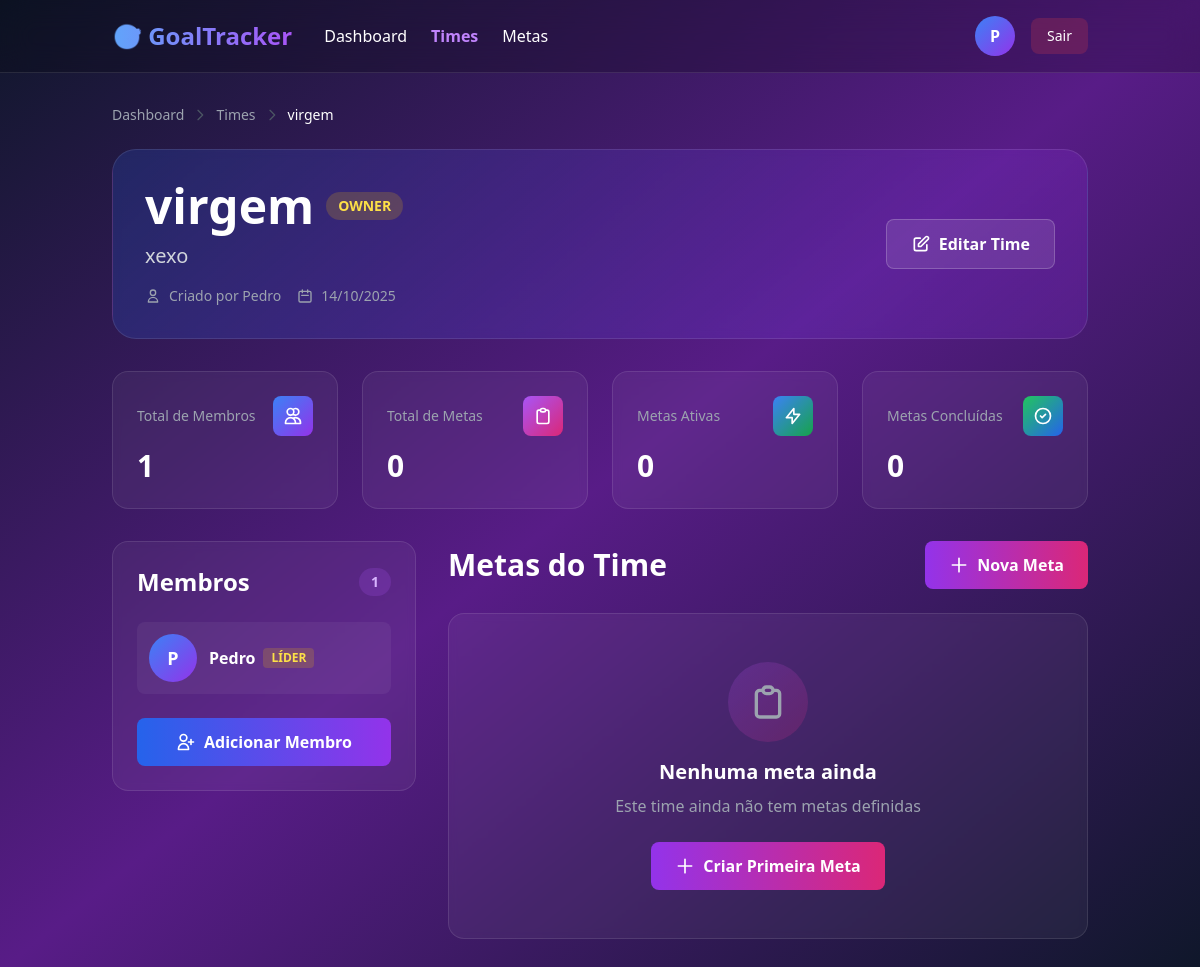
Before: /team/4/ (signed in) with the older database file.
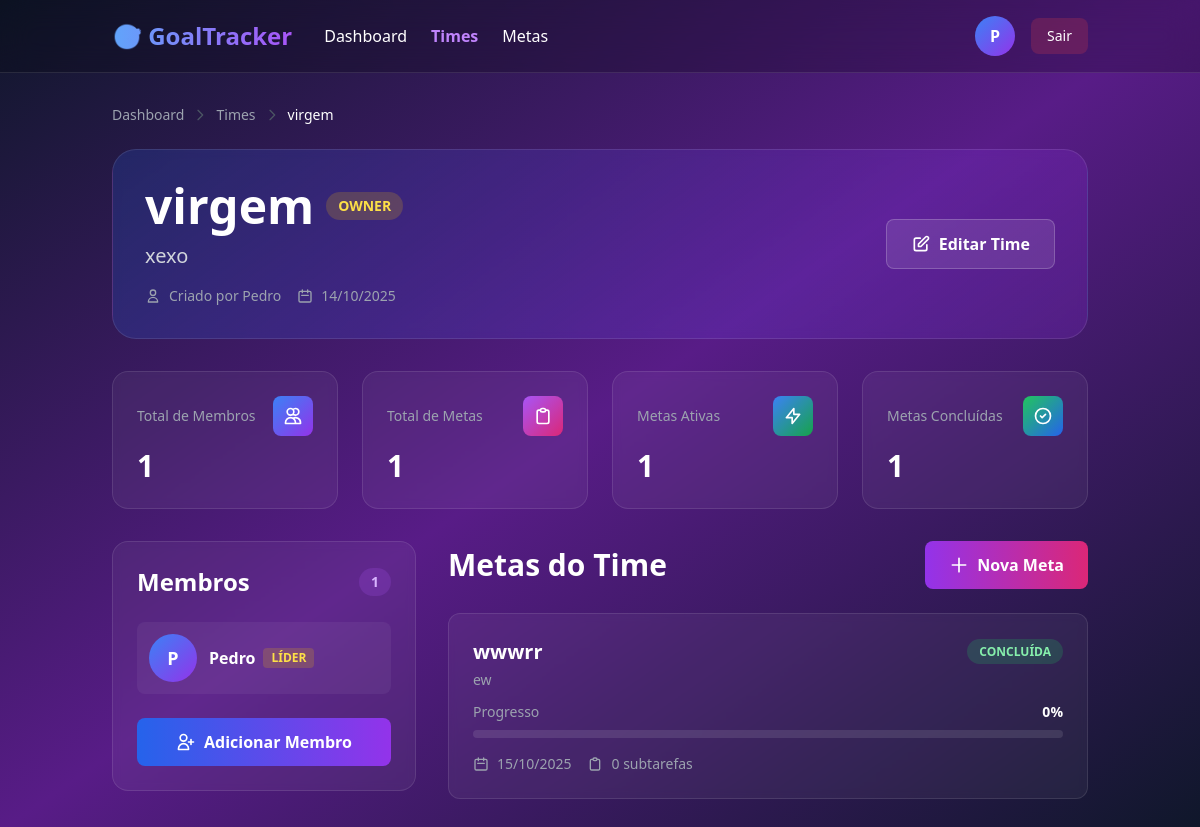
After: the same page with the newer database file.
### teams/models.py (models this page shows, shortened)
class Team(models.Model):
    name = models.CharField(max_length=150)
    description = models.TextField(blank=True)
    owner = models.ForeignKey(CustomUser, on_delete=models.CASCADE, related_name='owned_teams')
    members = models.ManyToManyField(CustomUser, related_name="teams", blank=True)
    created_at = models.DateTimeField(auto_now_add=True)

### users/models.py (models this page shows, shortened)
class CustomUser(AbstractUser):
    photo = models.ImageField(upload_to="profiles/", blank=True, null=True)
    role = models.CharField(max_length=100, blank=True, null=True)

### goals/models.py (models this page shows, shortened)
class Goal(models.Model):
    STATUS_CHOICES = [
        ('pending', 'Pendente'),
        ('in_progress', 'Em Progresso'),
        ('completed', 'Concluída'),
    ]
    team = models.ForeignKey(Team, on_delete=models.CASCADE, related_name="goals")
    title = models.CharField(max_length=150, unique=True)
    description = models.TextField()
    deadline = models.DateField()
    status = models.CharField(max_length=20, choices=STATUS_CHOICES, default="pending")
    created_at = models.DateTimeField(auto_now_add=True)
    updated_at = models.DateTimeField(auto_now=True)
    @property
    def progress(self):
        total = self.subtasks.count()
        if total == 0:
            return 0
        completed = self.subtasks.filter(is_completed=True).count()
        return int((completed / total) * 100)

### teams/views.py (the view)
# urls.py: path("<int:pk>/", TeamDetailView.as_view(), name="team-detail"),
class TeamDetailView(LoginRequiredMixin, DetailView):
    model = Team
    template_name = "teams/team_detail.html"
    context_object_name = "team"

### templates/teams/team_detail.html (shortened to what the changed rows need)
{% load static %}
<!DOCTYPE html>
<html lang="pt-BR">
<head>
    <script src="https://cdn.tailwindcss.com"></script>
</head>
<body class="bg-gradient-to-br from-slate-900 via-purple-900 to-slate-900 text-white min-h-screen">
    <nav class="bg-black/20 backdrop-blur-lg border-b border-white/10">
        <div class="container mx-auto px-6 py-4">
            <div class="flex justify-between items-center">
                <div class="flex items-center gap-4">
                    <div class="flex items-center gap-3">
                        {% if user.photo %}
                        <img src="{{ user.photo.url }}" alt="{{ user.username }}" class="w-10 h-10 rounded-full border-2 border-purple-500">
                        {% else %}
                        <div class="w-10 h-10 rounded-full bg-gradient-to-br from-blue-500 to-purple-600 flex items-center justify-center font-bold">
                            {{ user.username|first|upper }}
                        </div>
                        {% endif %}
                    </div>
                </div>
            </div>
        </div>
    </nav>
    <div class="container mx-auto px-6 py-8">
        <div class="flex items-center gap-2 text-sm mb-6">
            <a href="{% url 'core:dashboard' %}" class="text-gray-400 hover:text-white transition">Dashboard</a>
            <svg class="w-4 h-4 text-gray-600" fill="none" stroke="currentColor" viewBox="0 0 24 24">
                <path stroke-linecap="round" stroke-linejoin="round" stroke-width="2" d="M9 5l7 7-7 7"/>
            </svg>
            <a href="{% url 'team-list' %}" class="text-gray-400 hover:text-white transition">Times</a>
            <svg class="w-4 h-4 text-gray-600" fill="none" stroke="currentColor" viewBox="0 0 24 24">
                <path stroke-linecap="round" stroke-linejoin="round" stroke-width="2" d="M9 5l7 7-7 7"/>
            </svg>
            <span class="text-white">{{ team.name }}</span>
        </div>
        <div class="bg-gradient-to-r from-blue-600/20 to-purple-600/20 backdrop-blur-sm rounded-3xl p-8 border border-white/10 mb-8">
            <div class="flex flex-col lg:flex-row justify-between items-start lg:items-center gap-6">
                <div class="flex-1">
                    <div class="flex items-center gap-3 mb-3">
                        <h1 class="text-4xl md:text-5xl font-bold">{{ team.name }}</h1>
                        {% if team.owner == user %}
                        <span class="px-3 py-1 bg-yellow-500/20 text-yellow-300 rounded-full text-sm font-bold">
                            OWNER
                        </span>
                        {% endif %}
                    </div>
                    <p class="text-xl text-gray-300 mb-4">{{ team.description|default:"Sem descrição." }}</p>
                    <div class="flex items-center gap-4 text-sm text-gray-400">
                        <div class="flex items-center gap-2">
                            <svg class="w-4 h-4" fill="none" stroke="currentColor" viewBox="0 0 24 24">
                                <path stroke-linecap="round" stroke-linejoin="round" stroke-width="2" d="M16 7a4 4 0 11-8 0 4 4 0 018 0zM12 14a7 7 0 00-7 7h14a7 7 0 00-7-7z"/>
                            </svg>
                            <span>Criado por {{ team.owner.username }}</span>
                        </div>
                        <div class="flex items-center gap-2">
                            <svg class="w-4 h-4" fill="none" stroke="currentColor" viewBox="0 0 24 24">
                                <path stroke-linecap="round" stroke-linejoin="round" stroke-width="2" d="M8 7V3m8 4V3m-9 8h10M5 21h14a2 2 0 002-2V7a2 2 0 00-2-2H5a2 2 0 00-2 2v12a2 2 0 002 2z"/>
                            </svg>
                            <span>{{ team.created_at|date:"d/m/Y" }}</span>
                        </div>
                    </div>
                </div>
            </div>
        </div>
        <div class="grid grid-cols-1 md:grid-cols-4 gap-6 mb-8">
            <div class="bg-white/5 backdrop-blur-sm rounded-2xl p-6 border border-white/10">
                <div class="flex items-center justify-between mb-3">
                    <div class="text-gray-400 text-sm">Total de Membros</div>
                    <div class="w-10 h-10 bg-gradient-to-br from-blue-500 to-purple-600 rounded-lg flex items-center justify-center">
                    </div>
                </div>
                <div class="text-3xl font-bold">{{ team.members.count }}</div>
            </div>
            <div class="bg-white/5 backdrop-blur-sm rounded-2xl p-6 border border-white/10">
                <div class="flex items-center justify-between mb-3">
                    <div class="text-gray-400 text-sm">Total de Metas</div>
                    <div class="w-10 h-10 bg-gradient-to-br from-purple-500 to-pink-600 rounded-lg flex items-center justify-center">
                    </div>
                </div>
                <div class="text-3xl font-bold">{{ team.goals.count }}</div>
            </div>
            <div class="bg-white/5 backdrop-blur-sm rounded-2xl p-6 border border-white/10">
                <div class="flex items-center justify-between mb-3">
                    <div class="text-gray-400 text-sm">Metas Ativas</div>
                    <div class="w-10 h-10 bg-gradient-to-br from-blue-500 to-green-600 rounded-lg flex items-center justify-center">
                    </div>
                </div>
                <div class="text-3xl font-bold">{{ team.goals.exclude.count }}</div>
            </div>
            <div class="bg-white/5 backdrop-blur-sm rounded-2xl p-6 border border-white/10">
                <div class="flex items-center justify-between mb-3">
                    <div class="text-gray-400 text-sm">Metas Concluídas</div>
                    <div class="w-10 h-10 bg-gradient-to-br from-green-500 to-blue-600 rounded-lg flex items-center justify-center">
                    </div>
                </div>
                <div class="text-3xl font-bold">{{ team.goals.filter.count }}</div>
            </div>
        </div>
        <div class="grid lg:grid-cols-3 gap-8">
            <div class="lg:col-span-1">
                <div class="bg-white/5 backdrop-blur-sm rounded-2xl p-6 border border-white/10">
                    <div class="flex items-center justify-between mb-6">
                        <h2 class="text-2xl font-bold">Membros</h2>
                        <span class="px-3 py-1 bg-purple-500/20 text-purple-300 rounded-full text-sm font-semibold">
                            {{ team.members.count }}
                        </span>
                    </div>
                    <div class="space-y-3">
                        {% for member in team.members.all %}
                        <div class="flex items-center gap-3 p-3 bg-white/5 rounded-lg hover:bg-white/10 transition">
                            {% if member.photo %}
                            <img src="{{ member.photo.url }}" alt="{{ member.username }}" class="w-12 h-12 rounded-full border-2 border-purple-500">
                            {% else %}
                            <div class="w-12 h-12 rounded-full bg-gradient-to-br from-blue-500 to-purple-600 flex items-center justify-center font-bold text-lg">
                                {{ member.username|first|upper }}
                            </div>
                            {% endif %}
                            <div class="flex-1 min-w-0">
                                <div class="font-semibold flex items-center gap-2">
                                    <span class="truncate">{{ member.username }}</span>
                                    {% if member == team.owner %}
                                    <span class="px-2 py-0.5 bg-yellow-500/20 text-yellow-300 rounded text-xs font-bold">
                                        LÍDER
                                    </span>
                                    {% endif %}
                                </div>
                            </div>
                        </div>
                        {% empty %}
                        <div class="text-center py-8 text-gray-400">
                            Nenhum membro ainda
                        </div>
                        {% endfor %}
                    </div>
                </div>
            </div>
            <div class="lg:col-span-2">
                <div class="flex items-center justify-between mb-6">
                    <h2 class="text-3xl font-bold">Metas do Time</h2>
                </div>
                {% if team.goals.all %}
                <div class="space-y-4">
                    {% for goal in team.goals.all %}
                    <a href="{% url 'goal-detail' goal.pk %}" class="block bg-white/5 backdrop-blur-sm rounded-xl p-6 border border-white/10 hover:bg-white/10 transition-all duration-300 hover:scale-[1.02] group">
                        <div class="flex items-start justify-between mb-3">
                            <div class="flex-1">
                                <h3 class="text-xl font-bold mb-1 group-hover:text-purple-400 transition">{{ goal.title }}</h3>
                                <p class="text-gray-400 text-sm">{{ goal.description|truncatewords:20 }}</p>
                            </div>
                            <div class="ml-4">
                                {% if goal.status == 'completed' %}
                                <span class="px-3 py-1 bg-green-500/20 text-green-300 rounded-full text-xs font-semibold whitespace-nowrap">
                                    CONCLUÍDA
                                </span>
                                {% elif goal.status == 'in_progress' %}
                                <span class="px-3 py-1 bg-blue-500/20 text-blue-300 rounded-full text-xs font-semibold whitespace-nowrap">
                                    EM PROGRESSO
                                </span>
                                {% else %}
                                <span class="px-3 py-1 bg-gray-500/20 text-gray-300 rounded-full text-xs font-semibold whitespace-nowrap">
                                    PENDENTE
                                </span>
                                {% endif %}
                            </div>
                        </div>
                        <div class="mb-4">
                            <div class="flex justify-between text-sm mb-2">
                                <span class="text-gray-400">Progresso</span>
                                <span class="font-semibold">{{ goal.progress }}%</span>
                            </div>
                            <div class="w-full bg-white/10 rounded-full h-2 overflow-hidden">
                            </div>
                        </div>
                        <div class="flex items-center justify-between text-sm">
                            <div class="flex items-center gap-4">
                                <div class="flex items-center gap-2 text-gray-400">
                                    <svg class="w-4 h-4" fill="none" stroke="currentColor" viewBox="0 0 24 24">
                                        <path stroke-linecap="round" stroke-linejoin="round" stroke-width="2" d="M8 7V3m8 4V3m-9 8h10M5 21h14a2 2 0 002-2V7a2 2 0 00-2-2H5a2 2 0 00-2 2v12a2 2 0 002 2z"/>
                                    </svg>
                                    <span>{{ goal.deadline|date:"d/m/Y" }}</span>
                                </div>
                                <div class="flex items-center gap-2 text-gray-400">
                                    <svg class="w-4 h-4" fill="none" stroke="currentColor" viewBox="0 0 24 24">
                                        <path stroke-linecap="round" stroke-linejoin="round" stroke-width="2" d="M9 5H7a2 2 0 00-2 2v12a2 2 0 002 2h10a2 2 0 002-2V7a2 2 0 00-2-2h-2M9 5a2 2 0 002 2h2a2 2 0 002-2M9 5a2 2 0 012-2h2a2 2 0 012 2"/>
                                    </svg>
                                    <span>{{ goal.subtasks.count }} subtarefas</span>
                                </div>
                            </div>
                        </div>
                    </a>
                    {% endfor %}
                </div>
                {% else %}
                <div class="bg-white/5 backdrop-blur-sm rounded-2xl p-12 border border-white/10 text-center">
                    <div class="w-20 h-20 bg-gradient-to-br from-purple-500/20 to-pink-600/20 rounded-full flex items-center justify-center mx-auto mb-4">
                        <svg class="w-10 h-10 text-gray-400" fill="none" stroke="currentColor" viewBox="0 0 24 24">
                            <path stroke-linecap="round" stroke-linejoin="round" stroke-width="2" d="M9 5H7a2 2 0 00-2 2v12a2 2 0 002 2h10a2 2 0 002-2V7a2 2 0 00-2-2h-2M9 5a2 2 0 002 2h2a2 2 0 002-2M9 5a2 2 0 012-2h2a2 2 0 012 2"/>
                        </svg>
                    </div>
                    <h3 class="text-xl font-bold mb-2">Nenhuma meta ainda</h3>
                    <p class="text-gray-400 mb-6">Este time ainda não tem metas definidas</p>
                    {% if team.owner == user or user in team.members.all %}
                    <a href="{% url 'goal-create' %}" class="inline-flex items-center gap-2 px-6 py-3 bg-gradient-to-r from-purple-600 to-pink-600 hover:from-purple-700 hover:to-pink-700 rounded-lg font-semibold transition-all duration-300 hover:scale-105">
                        <svg class="w-5 h-5" fill="none" stroke="currentColor" viewBox="0 0 24 24">
                            <path stroke-linecap="round" stroke-linejoin="round" stroke-width="2" d="M12 4v16m8-8H4"/>
                        </svg>
                        Criar Primeira Meta
                    </a>
                    {% endif %}
                </div>
                {% endif %}
            </div>
        </div>
    </div>
</body>
</html>

Changed rows visible on the page:
computed for Team "virgem": goals.count "0" → "1"; goals.exclude.count "0" → "1"; goals.filter.count "0" → "1"
added Goal: title "wwwrr", description "ew", status "CONCLUÍDA", progress "0", deadline "15/10/2025", subtasks.count "0"
Other visible differences:
text no longer shown: "Nenhuma meta ainda Este time ainda não tem metas definidas Criar Primeira Meta"
